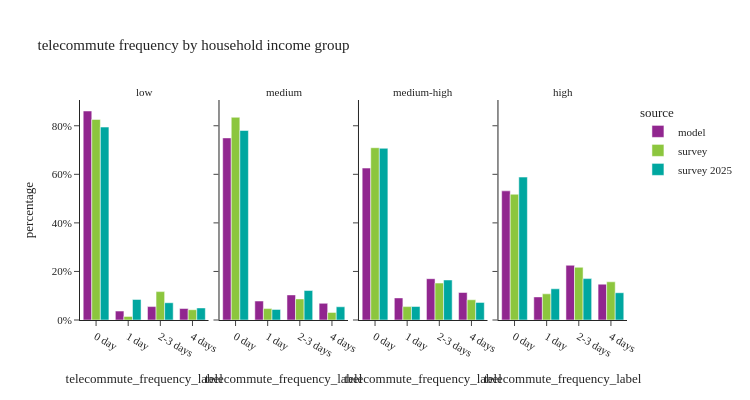

The cell this chart's notebook holds for it:
### Code cell
util.plot_share_facetbar(per_data, 'person_weight', share_col="telecommute_frequency_label", title="telecommute frequency by household income group", 
                            facet_col="income_group", facet_col_wrap=4, height=400, orientation='v')

### Figure 1 — Plotly figure (JSON) as saved in the notebook; plotly's stock layout.template omitted (floating-point values rounded to 4 significant figures)
{"data": [{"alignmentgroup": "True", "customdata": [[199603], [8520], [12810], [10955]], "hovertemplate": "source=model<br>income_group=low<br>telecommute_frequency_label=%{x}<br>percentage=%{y}<br>sample_size=%{customdata[0]}<extra></extra>", "legendgroup": "model", "marker": {"color": "#91268F", "pattern": {"shape": ""}}, "name": "model", "offsetgroup": "model", "orientation": "v", "showlegend": true, "textposition": "auto", "type": "bar", "x": ["0 day", "1 day", "2-3 days", "4 days"], "xaxis": "x", "y": [0.8608, 0.03674, 0.05524, 0.04724], "yaxis": "y"}, {"alignmentgroup": "True", "customdata": [[328768], [34234], [45288], [30069]], "hovertemplate": "source=model<br>income_group=medium<br>telecommute_frequency_label=%{x}<br>percentage=%{y}<br>sample_size=%{customdata[0]}<extra></extra>", "legendgroup": "model", "marker": {"color": "#91268F", "pattern": {"shape": ""}}, "name": "model", "offsetgroup": "model", "orientation": "v", "showlegend": false, "textposition": "auto", "type": "bar", "x": ["0 day", "1 day", "2-3 days", "4 days"], "xaxis": "x2", "y": [0.75, 0.0781, 0.1033, 0.06859], "yaxis": "y2"}, {"alignmentgroup": "True", "customdata": [[372288], [54103], [101211], [67347]], "hovertemplate": "source=model<br>income_group=medium-high<br>telecommute_frequency_label=%{x}<br>percentage=%{y}<br>sample_size=%{customdata[0]}<extra></extra>", "legendgroup": "model", "marker": {"color": "#91268F", "pattern": {"shape": ""}}, "name": "model", "offsetgroup": "model", "orientation": "v", "showlegend": false, "textposition": "auto", "type": "bar", "x": ["0 day", "1 day", "2-3 days", "4 days"], "xaxis": "x3", "y": [0.6257, 0.09094, 0.1701, 0.1132], "yaxis": "y3"}, {"alignmentgroup": "True", "customdata": [[383111], [68505], [162365], [106334]], "hovertemplate": "source=model<br>income_group=high<br>telecommute_frequency_label=%{x}<br>percentage=%{y}<br>sample_size=%{customdata[0]}<extra></extra>", "legendgroup": "model", "marker": {"color": "#91268F", "pattern": {"shape": ""}}, "name": "model", "offsetgroup": "model", "orientation": "v", "showlegend": false, "textposition": "auto", "type": "bar", "x": ["0 day", "1 day", "2-3 days", "4 days"], "xaxis": "x4", "y": [0.5319, 0.0951, 0.2254, 0.1476], "yaxis": "y4"}, {"alignmentgroup": "True", "customdata": [[419], [16], [53], [42]], "hovertemplate": "source=survey<br>income_group=low<br>telecommute_frequency_label=%{x}<br>percentage=%{y}<br>sample_size=%{customdata[0]}<extra></extra>", "legendgroup": "survey", "marker": {"color": "#8CC63E", "pattern": {"shape": ""}}, "name": "survey", "offsetgroup": "survey", "orientation": "v", "showlegend": true, "textposition": "auto", "type": "bar", "x": ["0 day", "1 day", "2-3 days", "4 days"], "xaxis": "x", "y": [0.826, 0.01481, 0.1169, 0.04231], "yaxis": "y"}, {"alignmentgroup": "True", "customdata": [[528], [51], [132], [84]], "hovertemplate": "source=survey<br>income_group=medium<br>telecommute_frequency_label=%{x}<br>percentage=%{y}<br>sample_size=%{customdata[0]}<extra></extra>", "legendgroup": "survey", "marker": {"color": "#8CC63E", "pattern": {"shape": ""}}, "name": "survey", "offsetgroup": "survey", "orientation": "v", "showlegend": false, "textposition": "auto", "type": "bar", "x": ["0 day", "1 day", "2-3 days", "4 days"], "xaxis": "x2", "y": [0.8349, 0.04697, 0.0868, 0.03136], "yaxis": "y2"}, {"alignmentgroup": "True", "customdata": [[571], [77], [256], [176]], "hovertemplate": "source=survey<br>income_group=medium-high<br>telecommute_frequency_label=%{x}<br>percentage=%{y}<br>sample_size=%{customdata[0]}<extra></extra>", "legendgroup": "survey", "marker": {"color": "#8CC63E", "pattern": {"shape": ""}}, "name": "survey", "offsetgroup": "survey", "orientation": "v", "showlegend": false, "textposition": "auto", "type": "bar", "x": ["0 day", "1 day", "2-3 days", "4 days"], "xaxis": "x3", "y": [0.7095, 0.0551, 0.1521, 0.08328], "yaxis": "y3"}, {"alignmentgroup": "True", "customdata": [[270], [59], [223], [150]], "hovertemplate": "source=survey<br>income_group=high<br>telecommute_frequency_label=%{x}<br>percentage=%{y}<br>sample_size=%{customdata[0]}<extra></extra>", "legendgroup": "survey", "marker": {"color": "#8CC63E", "pattern": {"shape": ""}}, "name": "survey", "offsetgroup": "survey", "orientation": "v", "showlegend": false, "textposition": "auto", "type": "bar", "x": ["0 day", "1 day", "2-3 days", "4 days"], "xaxis": "x4", "y": [0.5179, 0.1077, 0.2171, 0.1573], "yaxis": "y4"}, {"alignmentgroup": "True", "customdata": [[178], [17], [24], [19]], "hovertemplate": "source=survey 2025<br>income_group=low<br>telecommute_frequency_label=%{x}<br>percentage=%{y}<br>sample_size=%{customdata[0]}<extra></extra>", "legendgroup": "survey 2025", "marker": {"color": "#00A7A0", "pattern": {"shape": ""}}, "name": "survey 2025", "offsetgroup": "survey 2025", "orientation": "v", "showlegend": true, "textposition": "auto", "type": "bar", "x": ["0 day", "1 day", "2-3 days", "4 days"], "xaxis": "x", "y": [0.7946, 0.08468, 0.0711, 0.04962], "yaxis": "y"}, {"alignmentgroup": "True", "customdata": [[357], [27], [62], [45]], "hovertemplate": "source=survey 2025<br>income_group=medium<br>telecommute_frequency_label=%{x}<br>percentage=%{y}<br>sample_size=%{customdata[0]}<extra></extra>", "legendgroup": "survey 2025", "marker": {"color": "#00A7A0", "pattern": {"shape": ""}}, "name": "survey 2025", "offsetgroup": "survey 2025", "orientation": "v", "showlegend": false, "textposition": "auto", "type": "bar", "x": ["0 day", "1 day", "2-3 days", "4 days"], "xaxis": "x2", "y": [0.7805, 0.04366, 0.1214, 0.05446], "yaxis": "y2"}, {"alignmentgroup": "True", "customdata": [[430], [43], [135], [79]], "hovertemplate": "source=survey 2025<br>income_group=medium-high<br>telecommute_frequency_label=%{x}<br>percentage=%{y}<br>sample_size=%{customdata[0]}<extra></extra>", "legendgroup": "survey 2025", "marker": {"color": "#00A7A0", "pattern": {"shape": ""}}, "name": "survey 2025", "offsetgroup": "survey 2025", "orientation": "v", "showlegend": false, "textposition": "auto", "type": "bar", "x": ["0 day", "1 day", "2-3 days", "4 days"], "xaxis": "x3", "y": [0.7071, 0.05549, 0.1648, 0.07256], "yaxis": "y3"}, {"alignmentgroup": "True", "customdata": [[217], [42], [90], [66]], "hovertemplate": "source=survey 2025<br>income_group=high<br>telecommute_frequency_label=%{x}<br>percentage=%{y}<br>sample_size=%{customdata[0]}<extra></extra>", "legendgroup": "survey 2025", "marker": {"color": "#00A7A0", "pattern": {"shape": ""}}, "name": "survey 2025", "offsetgroup": "survey 2025", "orientation": "v", "showlegend": false, "textposition": "auto", "type": "bar", "x": ["0 day", "1 day", "2-3 days", "4 days"], "xaxis": "x4", "y": [0.5886, 0.1286, 0.1705, 0.1123], "yaxis": "y4"}], "layout": {"annotations": [{"font": {}, "showarrow": false, "text": "low", "x": 0.1175, "xanchor": "center", "xref": "paper", "y": 1.0, "yanchor": "bottom", "yref": "paper"}, {"font": {}, "showarrow": false, "text": "medium", "x": 0.3725, "xanchor": "center", "xref": "paper", "y": 1.0, "yanchor": "bottom", "yref": "paper"}, {"font": {}, "showarrow": false, "text": "medium-high", "x": 0.6275, "xanchor": "center", "xref": "paper", "y": 1.0, "yanchor": "bottom", "yref": "paper"}, {"font": {}, "showarrow": false, "text": "high", "x": 0.8825, "xanchor": "center", "xref": "paper", "y": 1.0, "yanchor": "bottom", "yref": "paper"}], "barmode": "group", "height": 400, "legend": {"title": {"text": "source"}, "tracegroupgap": 0}, "title": {"text": "telecommute frequency by household income group"}, "width": 750, "xaxis": {"anchor": "y", "domain": [0.0, 0.235], "title": {"text": "telecommute_frequency_label"}}, "xaxis2": {"anchor": "y2", "domain": [0.255, 0.49], "matches": "x", "title": {"text": "telecommute_frequency_label"}}, "xaxis3": {"anchor": "y3", "domain": [0.51, 0.745], "matches": "x", "title": {"text": "telecommute_frequency_label"}}, "xaxis4": {"anchor": "y4", "domain": [0.765, 1.0], "matches": "x", "title": {"text": "telecommute_frequency_label"}}, "yaxis": {"anchor": "x", "domain": [0.0, 1.0], "tickformat": ".0%", "title": {"text": "percentage"}}, "yaxis2": {"anchor": "x2", "domain": [0.0, 1.0], "matches": "y", "showticklabels": false, "tickformat": ".0%"}, "yaxis3": {"anchor": "x3", "domain": [0.0, 1.0], "matches": "y", "showticklabels": false}, "yaxis4": {"anchor": "x4", "domain": [0.0, 1.0], "matches": "y", "showticklabels": false}}}
